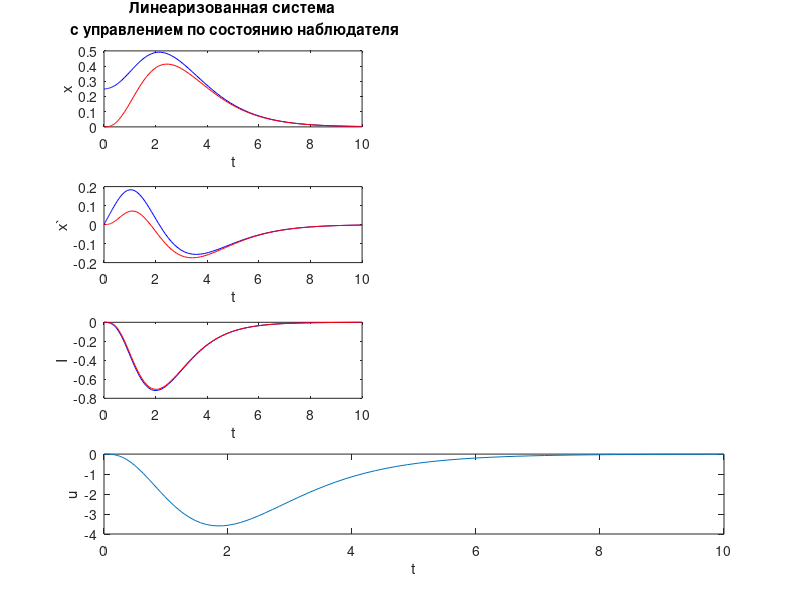

The MATLAB source for this figure: (Note: this script raises an error after producing the figure.)
%Линеаризованная система
a = 5;
A = [0, 1, 0; 1, 0, 1; 0, -1, -a];
B = [0; 0; 1];
C = [0, 0, 1];

K = place(A', C', [-1, -2, -3]);
L = K'

H = -place(A, B, [-1, -2+1i, -2-1i])

%Управление по состоянию наблюдателя
G = [A, B*H; L*C, A + B * H - L * C];
[ttiks, X] = ode45(@(t,x)(G*x), [0, 10], [0.25, 0, 0, 0, 0, 0]);
subplot(4, 2, 1)
    plot(ttiks, X(:, 1), 'b', ttiks, X(:, 4), 'r')
    xlabel('t')
    ylabel('x')
    title({'Линеаризованная система'; ' с управлением по состоянию наблюдателя'})
subplot(4, 2, 3)
    plot(ttiks, X(:, 2), 'b', ttiks, X(:, 5), 'r')
    xlabel('t')
    ylabel('x`')
subplot(4, 2, 5)
    plot(ttiks, X(:, 3), 'b', ttiks, X(:, 6), 'r')
    xlabel('t')
    ylabel('I')
count = length(ttiks);
utiks = zeros(count, 1);
for k = 1 : count
    X(k, 4:6);
    utiks(k) = H * (X(k, 4:6)');
end
subplot(4, 1, 4)
    plot(ttiks, utiks)
    xlabel('t')
    ylabel('u')

%Полная система
[ttiks, X_n] = ode45(@(t, X) to_ode_2(t, X, a, A, B, H, L, C), [0, 20], [0.25, 0, 0, 0, 0, 0]);

subplot(4, 2, 2)
    plot(ttiks, X_n(:, 1), 'b', ttiks, X_n(:, 4), 'r')
    xlabel('t')
    ylabel('x')
title({'Нелинейная система '; 'с подставленным управлением'})
subplot(4, 2, 4)
    plot(ttiks, X_n(:, 2), 'b', ttiks, X_n(:, 5), 'r')
    xlabel('t')
    ylabel('x`')
subplot(4, 2, 6)
    plot(ttiks, X_n(:, 3), 'b', ttiks, X_n(:, 6), 'r')
    xlabel('t')
    ylabel('I')


function dxdt = to_ode_1(t,X, a, H)
    u = H*X;
    x_1 = X(1);
    x_2 = X(2);
    x_3 = X(3);
    dx_1dt = x_2;
    dx_2dt = 1/2*(((1+x_3)^2)/((1-x_1)^2)-1);
    dx_3dt = -x_2*(1+x_3)/(1-x_1) - a*(1-x_1)*x_3 + (1-x_1)*u;
    dxdt = [dx_1dt; dx_2dt; dx_3dt];
end

function dxdt = to_ode_2(t, X, a, A, B, H, L, C)
    x_1 = X(1);
    x_2 = X(2);
    x_3 = X(3);
    ksi_1 = X(4);
    ksi_2 = X(5);
    ksi_3 = X(6);
    ksi = [ksi_1; ksi_2; ksi_3];
    dksidt = A*ksi + B*H*ksi + L*C*(X(1:3)-ksi);
    dksi_1dt = dksidt(1);
    dksi_2dt = dksidt(2);
    dksi_3dt = dksidt(3);
    u = H*ksi;
    dx_1dt = x_2;
    dx_2dt = 1/2*(((1+x_3)^2)/((1-x_1)^2)-1);
    dx_3dt = -x_2*(1+x_3)/(1-x_1) - a*(1-x_1)*x_3 + (1-x_1)*u;
    dxdt = [dx_1dt; dx_2dt; dx_3dt; dksi_1dt; dksi_2dt; dksi_3dt];
end
